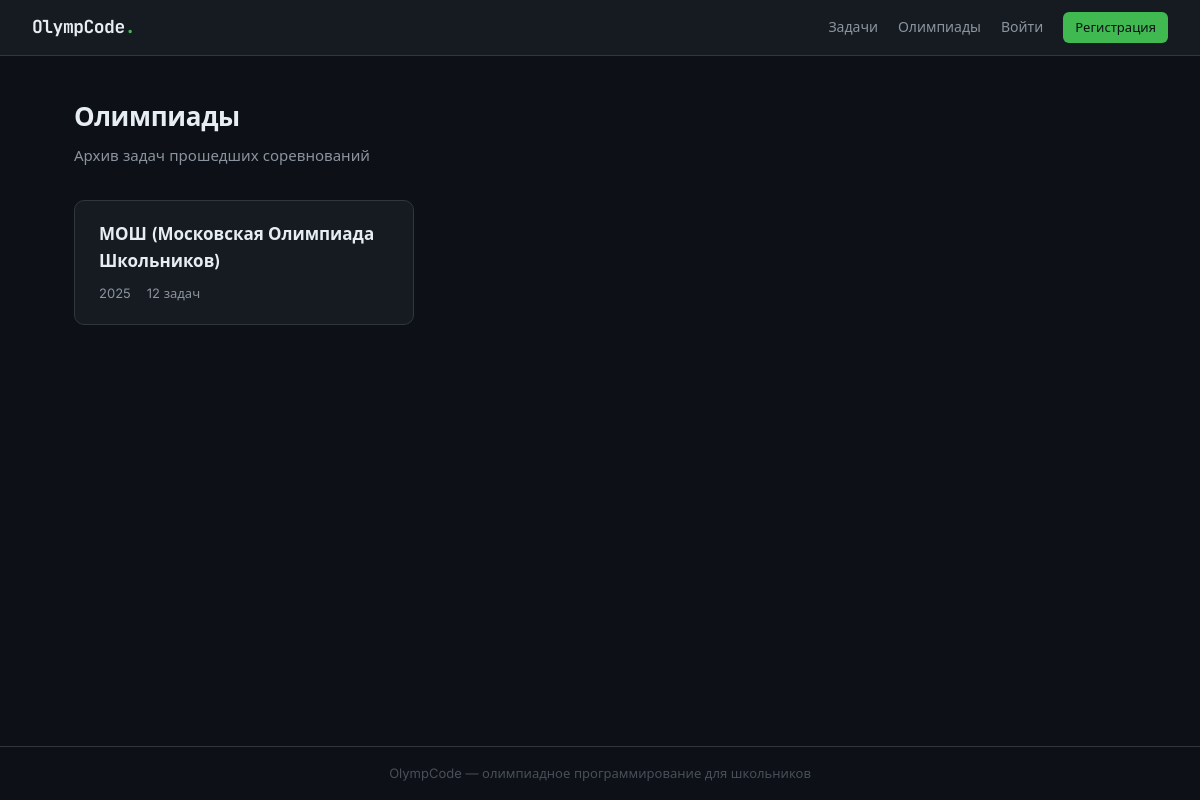
The app's page /contests/ with its own data.
### models.py (models this page shows)
class Contest(Base):
    __tablename__ = "contests"
    id:          Mapped[int]        = mapped_column(Integer, primary_key=True)
    title:       Mapped[str]        = mapped_column(String(256))
    year:        Mapped[int | None] = mapped_column(Integer, nullable=True)
    description: Mapped[str | None] = mapped_column(Text, nullable=True)
    format:      Mapped[ContestFormat] = mapped_column(SAEnum(ContestFormat), default=ContestFormat.POLYGON)
    created_at:  Mapped[datetime]   = mapped_column(DateTime, default=datetime.now())
    contest_tasks: Mapped[list["ContestTask"]] = relationship(back_populates="contest")

### routers/contests.py (the view)
@router.get("/")
async def contests_list(request: Request, db: Session = Depends(get_db)):
    user     = get_current_user(request, db)
    contests = db.query(Contest).order_by(Contest.year.desc(), Contest.title).all()
    return templates.TemplateResponse("contests/index.html", {
        "request":  request,
        "user":     user,
        "contests": contests,
    })

### templates/contests/index.html (shortened to what this page needs)
{% extends "base.html" %}
{% block content %}
<div class="page-header">
  <h1>Олимпиады</h1>
  <p>Архив задач прошедших соревнований</p>
</div>
{% if contests %}
<div class="topics-grid">
  {% for contest in contests %}
  <a href="/contests/{{ contest.id }}" class="topic-card">
    <div class="topic-card__title">{{ contest.title }}</div>
    <div class="topic-card__meta">
      {% if contest.year %}<span>{{ contest.year }}</span>{% endif %}
      <span>{{ contest.contest_tasks | length }} задач</span>
    </div>
  </a>
  {% endfor %}
</div>
{% endif %}
{% endblock %}

### static/css/main.css (style rules this page uses)
*, *::before, *::after { box-sizing: border-box; margin: 0; padding: 0; }
:root { --bg: #0d1117; --bg-card: #161b22; --bg-input: #0d1117; --border: #30363d; --border-hi: #58a6ff; --text: #e6edf3; --text-2: #8b949e; --text-3: #484f58; --green: #3fb950; --green-dim: #1a4226; --red: #f85149; --red-dim: #3d1a19; --amber: #d29922; --amber-dim: #2d2208; --blue: #58a6ff; --mono: 'JetBrains Mono', 'Courier New', monospace; --sans: 'Inter', system-ui, sans-serif; --radius: 6px; --radius-lg: 10px; }
html { scroll-behavior: smooth; }
body { background: var(--bg); color: var(--text); font-family: var(--sans); font-size: 15px; line-height: 1.6; min-height: 100vh; display: flex; flex-direction: column; }
a { color: var(--blue); text-decoration: none; }
.page-header { margin-bottom: 32px; }
.page-header h1 { font-size: 26px; font-weight: 600; letter-spacing: -0.3px; }
.page-header p { color: var(--text-2); margin-top: 6px; }
.topics-grid { display: grid; grid-template-columns: repeat(auto-fill, minmax(320px, 1fr)); gap: 16px; }
.topic-card { background: var(--bg-card); border: 1px solid var(--border); border-radius: var(--radius-lg); padding: 20px 24px; text-decoration: none; color: var(--text); transition: border-color .15s, transform .15s, box-shadow .15s; display: block; }
.topic-card__title { font-size: 17px; font-weight: 600; margin-bottom: 8px; }
.topic-card__meta { font-size: 13px; color: var(--text-2); display: flex; gap: 16px; }

### records on screen
Contest: title "МОШ (Московская Олимпиада Школьников)", year "2025", contest_tasks|length "12"
